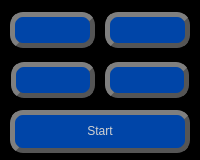
           <widget class="QFrame" name="frame_9">
            <property name="styleSheet">
             <string notr="true">background-color: #000000;
border-right: 0;
</string>
            </property>
            <property name="frameShape">
             <enum>QFrame::StyledPanel</enum>
            </property>
            <property name="frameShadow">
             <enum>QFrame::Raised</enum>
            </property>
            <layout class="QVBoxLayout" name="verticalLayout_4">
             <property name="spacing">
              <number>0</number>
             </property>
             <property name="leftMargin">
              <number>0</number>
             </property>
             <property name="topMargin">
              <number>0</number>
             </property>
             <property name="rightMargin">
              <number>0</number>
             </property>
             <property name="bottomMargin">
              <number>0</number>
             </property>
             <item>
              <widget class="QFrame" name="frame_12">
               <property name="styleSheet">
                <string notr="true">background-color: #000000;</string>
               </property>
               <property name="frameShape">
                <enum>QFrame::StyledPanel</enum>
               </property>
               <property name="frameShadow">
                <enum>QFrame::Raised</enum>
               </property>
               <layout class="QHBoxLayout" name="horizontalLayout_13">
                <property name="spacing">
                 <number>10</number>
                </property>
                <property name="leftMargin">
                 <number>8</number>
                </property>
                <property name="topMargin">
                 <number>10</number>
                </property>
                <property name="rightMargin">
                 <number>8</number>
                </property>
                <property name="bottomMargin">
                 <number>0</number>
                </property>
                <item>
                 <widget class="QPushButton" name="btnSave">
                  <property name="minimumSize">
                   <size>
                    <width>0</width>
                    <height>36</height>
                   </size>
                  </property>
                  <property name="maximumSize">
                   <size>
                    <width>95</width>
                    <height>16777215</height>
                   </size>
                  </property>
                  <property name="cursor">
                   <cursorShape>PointingHandCursor</cursorShape>
                  </property>
                  <property name="mouseTracking">
                   <bool>true</bool>
                  </property>
                  <property name="tabletTracking">
                   <bool>true</bool>
                  </property>
                  <property name="styleSheet">
                   <string notr="true">QPushButton {
    color:WHITE;
    border: 5px solid #555;
    border-radius: 13px;
    border-style: outset;
    background: qradialgradient(
        cx: 0.3, cy: -0.4, fx: 0.3, fy: -0.4,
        radius: 1.35, stop: 0 #fff, stop: 1 #888
        );
    padding-bottom: 2px;
	padding-top: 3px;
    background-color: #0045A8;
	font: 75 18pt &quot;Tahoma&quot;;
    }

QPushButton:hover {
    background: qradialgradient(
        cx: 0.3, cy: -0.4, fx: 0.3, fy: -0.4,
        radius: 1.35, stop: 0 #fff, stop: 1 #bbb
        );
    background-color: #00327A;
    }

QPushButton:pressed {
    border-style: inset;
    background: qradialgradient(
        cx: 0.4, cy: -0.1, fx: 0.4, fy: -0.1,
        radius: 1.35, stop: 0 #fff, stop: 1 #ddd
        );
background-color: #001C45;
    }QPushButton {
    color:WHITE;
    border: 5px solid #555;
    border-radius: 13px;
    border-style: outset;
    background: qradialgradient(
        cx: 0.3, cy: -0.4, fx: 0.3, fy: -0.4,
        radius: 1.35, stop: 0 #fff, stop: 1 #888
        );
    padding-bottom: 2px;
	padding-top: 3px;
    background-color: #0045A8;
	font: 75 18pt &quot;Tahoma&quot;;
    }

QPushButton:hover {
    background: qradialgradient(
        cx: 0.3, cy: -0.4, fx: 0.3, fy: -0.4,
        radius: 1.35, stop: 0 #fff, stop: 1 #bbb
        );
    background-color: #00327A;
    }

QPushButton:pressed {
    border-style: inset;
    background: qradialgradient(
        cx: 0.4, cy: -0.1, fx: 0.4, fy: -0.1,
        radius: 1.35, stop: 0 #fff, stop: 1 #ddd
        );
background-color: #001C45;
    }</string>
                  </property>
                  <property name="text">
                   <string/>
                  </property>
                  <property name="icon">
                   <iconset resource="idealicon.qrc">
                    <normaloff>:/icons/Images/Icon/save-svgrepo-com.png.svg</normaloff>:/icons/Images/Icon/save-svgrepo-com.png.svg</iconset>
                  </property>
                  <property name="iconSize">
                   <size>
                    <width>24</width>
                    <height>25</height>
                   </size>
                  </property>
                 </widget>
                </item>
                <item>
                 <widget class="QPushButton" name="btnDelete">
                  <property name="sizePolicy">
                   <sizepolicy hsizetype="Minimum" vsizetype="Fixed">
                    <horstretch>0</horstretch>
                    <verstretch>0</verstretch>
                   </sizepolicy>
                  </property>
                  <property name="minimumSize">
                   <size>
                    <width>0</width>
                    <height>36</height>
                   </size>
                  </property>
                  <property name="maximumSize">
                   <size>
                    <width>95</width>
                    <height>36</height>
                   </size>
                  </property>
                  <property name="font">
                   <font>
                    <family>Tahoma</family>
                    <pointsize>18</pointsize>
                    <weight>9</weight>
                    <italic>false</italic>
                    <bold>false</bold>
                   </font>
                  </property>
                  <property name="cursor">
                   <cursorShape>PointingHandCursor</cursorShape>
                  </property>
                  <property name="mouseTracking">
                   <bool>true</bool>
                  </property>
                  <property name="tabletTracking">
                   <bool>true</bool>
                  </property>
                  <property name="styleSheet">
                   <string notr="true">QPushButton {
    color:WHITE;
    border: 5px solid #555;
    border-radius: 13px;
    border-style: outset;
    background: qradialgradient(
        cx: 0.3, cy: -0.4, fx: 0.3, fy: -0.4,
        radius: 1.35, stop: 0 #fff, stop: 1 #888
        );
    padding-bottom: 2px;
	padding-top: 3px;
    background-color: #0045A8;
	font: 75 18pt &quot;Tahoma&quot;;
    }

QPushButton:hover {
    background: qradialgradient(
        cx: 0.3, cy: -0.4, fx: 0.3, fy: -0.4,
        radius: 1.35, stop: 0 #fff, stop: 1 #bbb
        );
    background-color: #00327A;
    }

QPushButton:pressed {
    border-style: inset;
    background: qradialgradient(
        cx: 0.4, cy: -0.1, fx: 0.4, fy: -0.1,
        radius: 1.35, stop: 0 #fff, stop: 1 #ddd
        );
background-color: #001C45;
    }</string>
                  </property>
                  <property name="text">
                   <string/>
                  </property>
                  <property name="icon">
                   <iconset resource="idealicon.qrc">
                    <normaloff>:/icons/Images/Icon/delete-white-2.png.svg</normaloff>:/icons/Images/Icon/delete-white-2.png.svg</iconset>
                  </property>
                  <property name="iconSize">
                   <size>
                    <width>22</width>
                    <height>22</height>
                   </size>
                  </property>
                 </widget>
                </item>
               </layout>
              </widget>
             </item>
             <item>
              <widget class="QFrame" name="frame_13">
               <property name="styleSheet">
                <string notr="true">background-color: #000000;</string>
               </property>
               <property name="frameShape">
                <enum>QFrame::StyledPanel</enum>
               </property>
               <property name="frameShadow">
                <enum>QFrame::Raised</enum>
               </property>
               <layout class="QGridLayout" name="gridLayout">
                <property name="leftMargin">
                 <number>8</number>
                </property>
                <property name="topMargin">
                 <number>0</number>
                </property>
                <property name="rightMargin">
                 <number>8</number>
                </property>
                <property name="bottomMargin">
                 <number>5</number>
                </property>
                <property name="spacing">
                 <number>0</number>
                </property>
                <item row="0" column="0">
                 <widget class="QFrame" name="frame_29">
                  <property name="minimumSize">
                   <size>
                    <width>0</width>
                    <height>60</height>
                   </size>
                  </property>
                  <property name="frameShape">
                   <enum>QFrame::StyledPanel</enum>
                  </property>
                  <property name="frameShadow">
                   <enum>QFrame::Raised</enum>
                  </property>
                  <layout class="QHBoxLayout" name="horizontalLayout_14">
                   <property name="spacing">
                    <number>10</number>
                   </property>
                   <property name="leftMargin">
                    <number>0</number>
                   </property>
                   <property name="topMargin">
                    <number>0</number>
                   </property>
                   <property name="rightMargin">
                    <number>0</number>
                   </property>
                   <property name="bottomMargin">
                    <number>0</number>
                   </property>
                   <item>
                    <widget class="QPushButton" name="btnPauseTimer">
                     <property name="sizePolicy">
                      <sizepolicy hsizetype="Minimum" vsizetype="Fixed">
                       <horstretch>0</horstretch>
                       <verstretch>0</verstretch>
                      </sizepolicy>
                     </property>
                     <property name="minimumSize">
                      <size>
                       <width>0</width>
                       <height>36</height>
                      </size>
                     </property>
                     <property name="maximumSize">
                      <size>
                       <width>100</width>
                       <height>16777215</height>
                      </size>
                     </property>
                     <property name="cursor">
                      <cursorShape>PointingHandCursor</cursorShape>
                     </property>
                     <property name="mouseTracking">
                      <bool>true</bool>
                     </property>
                     <property name="tabletTracking">
                      <bool>true</bool>
                     </property>
                     <property name="styleSheet">
                      <string notr="true">QPushButton {
    color:WHITE;
    border: 5px solid #555;
    border-radius: 13px;
    border-style: outset;
    background: qradialgradient(
        cx: 0.3, cy: -0.4, fx: 0.3, fy: -0.4,
        radius: 1.35, stop: 0 #fff, stop: 1 #888
        );
    padding-bottom: 2px;
	padding-top: 3px;
    background-color: #0045A8;
	font: 75 18pt &quot;Tahoma&quot;;
    }

QPushButton:hover {
    background: qradialgradient(
        cx: 0.3, cy: -0.4, fx: 0.3, fy: -0.4,
        radius: 1.35, stop: 0 #fff, stop: 1 #bbb
        );
    background-color: #00327A;
    }

QPushButton:pressed {
    border-style: inset;
    background: qradialgradient(
        cx: 0.4, cy: -0.1, fx: 0.4, fy: -0.1,
        radius: 1.35, stop: 0 #fff, stop: 1 #ddd
        );
background-color: #001C45;
    }</string>
                     </property>
                     <property name="text">
                      <string/>
                     </property>
                     <property name="icon">
                      <iconset resource="idealicon.qrc">
                       <normaloff>:/icons/Images/Icon/media-pause-svgrepo-com.png.svg</normaloff>:/icons/Images/Icon/media-pause-svgrepo-com.png.svg</iconset>
                     </property>
                     <property name="iconSize">
                      <size>
                       <width>22</width>
                       <height>25</height>
                      </size>
                     </property>
                    </widget>
                   </item>
                   <item>
                    <widget class="QPushButton" name="btnStopTimer">
                     <property name="sizePolicy">
                      <sizepolicy hsizetype="Minimum" vsizetype="Ignored">
                       <horstretch>0</horstretch>
                       <verstretch>0</verstretch>
                      </sizepolicy>
                     </property>
                     <property name="minimumSize">
                      <size>
                       <width>0</width>
                       <height>36</height>
                      </size>
                     </property>
                     <property name="maximumSize">
                      <size>
                       <width>100</width>
                       <height>36</height>
                      </size>
                     </property>
                     <property name="cursor">
                      <cursorShape>PointingHandCursor</cursorShape>
                     </property>
                     <property name="mouseTracking">
                      <bool>true</bool>
                     </property>
                     <property name="tabletTracking">
                      <bool>true</bool>
                     </property>
                     <property name="styleSheet">
                      <string notr="true">QPushButton {
    color:WHITE;
    border: 5px solid #555;
    border-radius: 13px;
    border-style: outset;
    background: qradialgradient(
        cx: 0.3, cy: -0.4, fx: 0.3, fy: -0.4,
        radius: 1.35, stop: 0 #fff, stop: 1 #888
        );
    padding-bottom: 2px;
	padding-top: 3px;
    background-color: #0045A8;
	font: 75 18pt &quot;Tahoma&quot;;
    }

QPushButton:hover {
    background: qradialgradient(
        cx: 0.3, cy: -0.4, fx: 0.3, fy: -0.4,
        radius: 1.35, stop: 0 #fff, stop: 1 #bbb
        );
    background-color: #00327A;
    }

QPushButton:pressed {
    border-style: inset;
    background: qradialgradient(
        cx: 0.4, cy: -0.1, fx: 0.4, fy: -0.1,
        radius: 1.35, stop: 0 #fff, stop: 1 #ddd
        );
background-color: #001C45;
    }</string>
                     </property>
                     <property name="text">
                      <string/>
                     </property>
                     <property name="icon">
                      <iconset resource="idealicon.qrc">
                       <normaloff>:/icons/Images/Icon/media-stop-svgrepo-com.png.svg</normaloff>:/icons/Images/Icon/media-stop-svgrepo-com.png.svg</iconset>
                     </property>
                     <property name="iconSize">
                      <size>
                       <width>18</width>
                       <height>18</height>
                      </size>
                     </property>
                    </widget>
                   </item>
                  </layout>
                 </widget>
                </item>
                <item row="1" column="0">
                 <widget class="QPushButton" name="btnStart">
                  <property name="sizePolicy">
                   <sizepolicy hsizetype="Ignored" vsizetype="Ignored">
                    <horstretch>0</horstretch>
                    <verstretch>0</verstretch>
                   </sizepolicy>
                  </property>
                  <property name="minimumSize">
                   <size>
                    <width>0</width>
                    <height>43</height>
                   </size>
                  </property>
                  <property name="maximumSize">
                   <size>
                    <width>200</width>
                    <height>60</height>
                   </size>
                  </property>
                  <property name="cursor">
                   <cursorShape>PointingHandCursor</cursorShape>
                  </property>
                  <property name="mouseTracking">
                   <bool>true</bool>
                  </property>
                  <property name="tabletTracking">
                   <bool>true</bool>
                  </property>
                  <property name="styleSheet">
                   <string notr="true">QPushButton {
    color:#D1D1D1;
    border: 5px solid #555;
    border-radius: 13px;
    border-style: outset;
    background: qradialgradient(
        cx: 0.3, cy: -0.4, fx: 0.3, fy: -0.4,
        radius: 1.35, stop: 0 #fff, stop: 1 #888
        );
    padding-bottom: 1px;
    background-color: #0045A8;
	font: 87 16pt &quot;Arial Black&quot;;
    }

QPushButton:hover {
    background: qradialgradient(
        cx: 0.3, cy: -0.4, fx: 0.3, fy: -0.4,
        radius: 1.35, stop: 0 #fff, stop: 1 #bbb
        );
    background-color: #00327A;
    }

QPushButton:pressed {
    border-style: inset;
    background: qradialgradient(
        cx: 0.4, cy: -0.1, fx: 0.4, fy: -0.1,
        radius: 1.35, stop: 0 #fff, stop: 1 #ddd
        );
background-color: #001C45;
    }</string>
                  </property>
                  <property name="text">
                   <string>Start</string>
                  </property>
                  <property name="icon">
                   <iconset resource="idealicon.qrc">
                    <normaloff>:/icons/Images/Icon/boxing-white.png.svg</normaloff>:/icons/Images/Icon/boxing-white.png.svg</iconset>
                  </property>
                  <property name="iconSize">
                   <size>
                    <width>34</width>
                    <height>33</height>
                   </size>
                  </property>
                 </widget>
                </item>
               </layout>
              </widget>
             </item>
            </layout>
           </widget>
